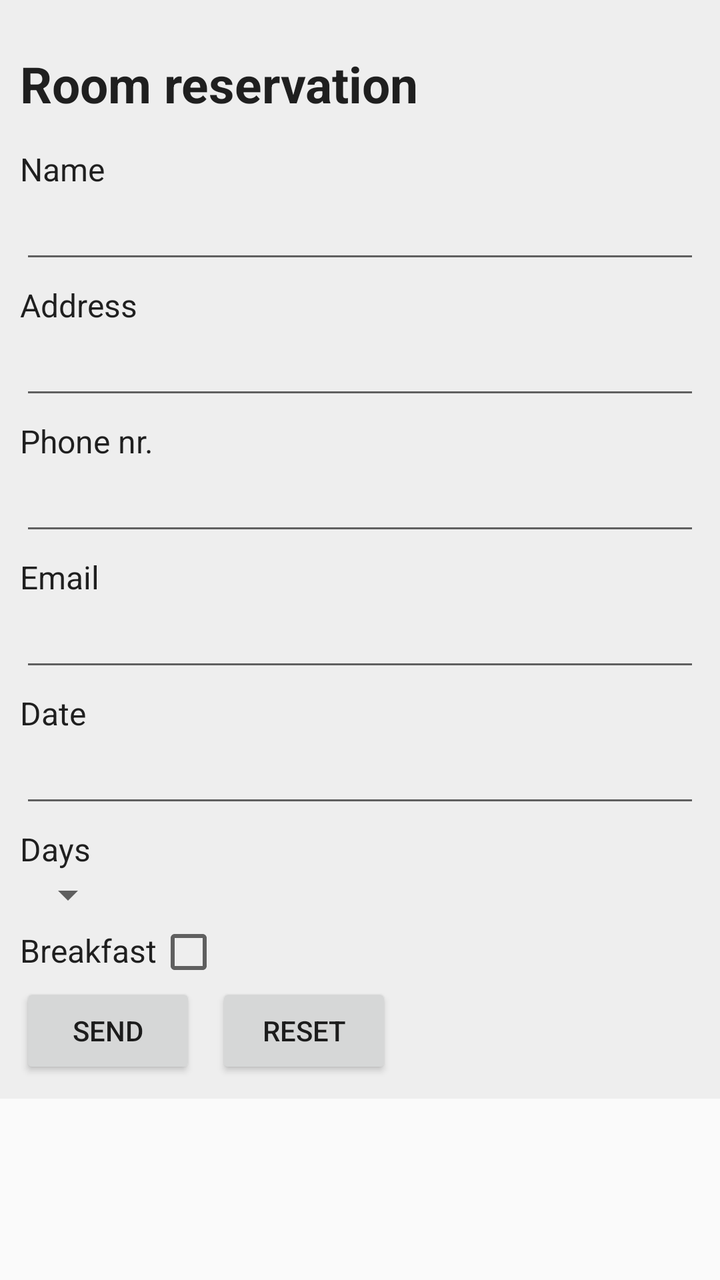
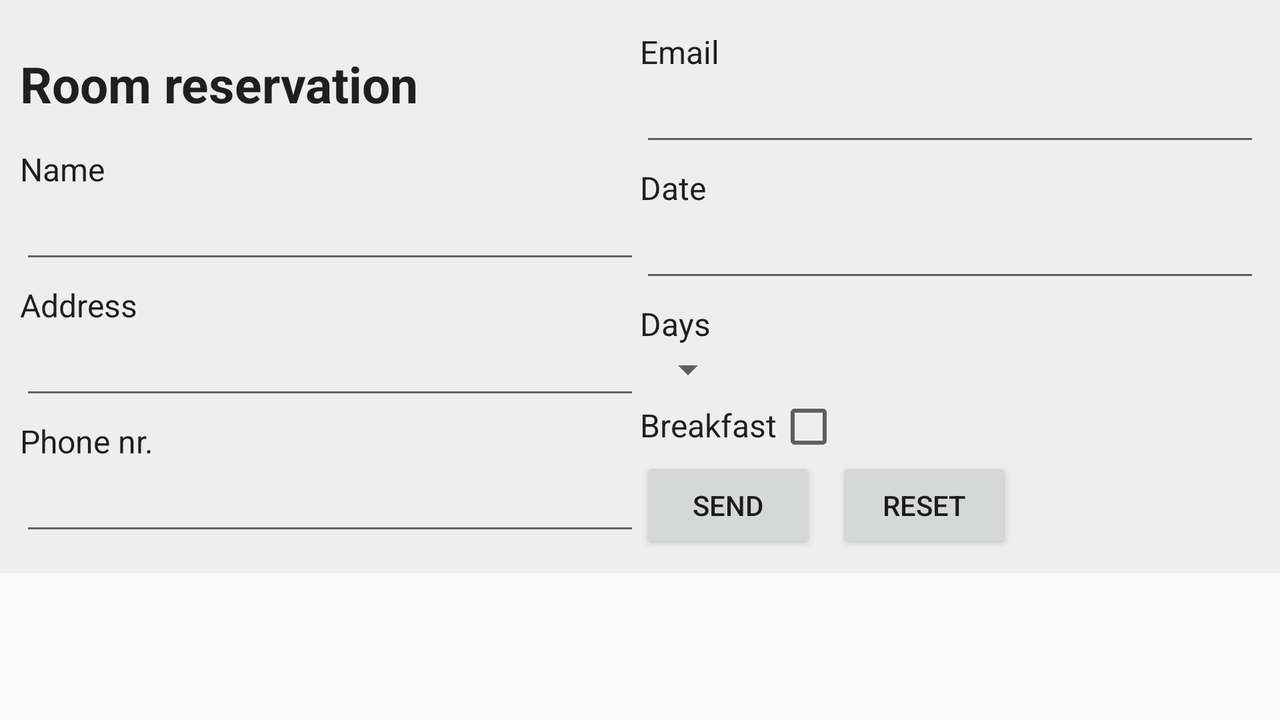

Compare how this app lays out the same screen by default and in its alternative resource folder. The renders come first, then the two layout files and the values they reference.
<!-- AndroidManifest.xml: application theme AppTheme -->
<!-- res/layout/fragment_form.xml -->
<FrameLayout xmlns:android="http://schemas.android.com/apk/res/android"
    xmlns:tools="http://schemas.android.com/tools"
    android:layout_width="match_parent"
    android:layout_height="wrap_content"
    tools:context="pef.kit.hotel.FormFragment">

    <ScrollView
        android:layout_width="fill_parent"
        android:layout_height="fill_parent">
        
        <LinearLayout
            android:layout_width="match_parent"
            android:layout_height="wrap_content"
            android:orientation="vertical"
            android:padding="10dp"
            android:focusable="true"
            android:focusableInTouchMode="true"
            android:background="#eeeeee"
            android:id="@+id/layout"
            >

            <TextView
                android:layout_width="fill_parent"
                android:layout_height="wrap_content"
                android:layout_centerInParent="true"
                android:text="@string/reservation"
                style="@style/heading"/>
            <TextView
                android:layout_width="fill_parent"
                android:layout_height="wrap_content"
                android:layout_centerInParent="true"
                android:text="@string/name"
                style="@style/label" />

            <EditText
                android:id="@+id/name"
                android:layout_width="fill_parent"
                android:layout_height="wrap_content" />

            <TextView style="@style/label"
                android:layout_width="fill_parent"
                android:layout_height="wrap_content"
                android:layout_centerInParent="true"
                android:text="@string/address" />

            <EditText
                android:id="@+id/address"
                android:layout_width="fill_parent"
                android:layout_height="wrap_content" />

            <TextView style="@style/label"
                android:layout_width="fill_parent"
                android:layout_height="wrap_content"
                android:layout_centerInParent="true"
                android:text="@string/phone" />

            <EditText
                android:id="@+id/phone"
                android:layout_width="fill_parent"
                android:layout_height="wrap_content" />

            <TextView style="@style/label"
                android:layout_width="fill_parent"
                android:layout_height="wrap_content"
                android:layout_centerInParent="true"
                android:text="@string/email" />

            <EditText
                android:id="@+id/email"
                android:layout_width="fill_parent"
                android:layout_height="wrap_content"
                android:inputType="textEmailAddress" />

            <TextView style="@style/label"
                android:layout_width="fill_parent"
                android:layout_height="wrap_content"
                android:layout_centerInParent="true"
                android:text="Date" />

            <EditText
                android:id="@+id/datum"
                android:layout_width="fill_parent"
                android:layout_height="wrap_content"
                android:onClick="ShowPicker"

                />

            <TextView style="@style/label"
                android:layout_width="fill_parent"
                android:layout_height="wrap_content"
                android:layout_centerInParent="true"
                android:text="@string/days" />

            <Spinner
                android:layout_width="wrap_content"
                android:layout_height="wrap_content"
                android:id="@+id/days">

                </Spinner>




        <LinearLayout
            android:layout_width="wrap_content"
            android:layout_height="wrap_content"
            android:orientation="horizontal">
            <TextView style="@style/label"
                android:layout_width="fill_parent"
                android:layout_height="wrap_content"
                android:layout_centerInParent="true"
                android:text="@string/breakfast" />
            <CheckBox
                android:id="@+id/breakfast"
                android:layout_width="wrap_content"
                android:layout_height="wrap_content"
                android:text="" />
        </LinearLayout>
            <LinearLayout
                android:layout_width="wrap_content"
                android:layout_height="wrap_content"
                android:orientation="horizontal">

                <Button
                    android:layout_width="wrap_content"
                    android:layout_height="wrap_content"
                    android:layout_marginRight="10dp"
                    android:id="1"
                    android:padding="10dp"
                    android:text="@string/send"
                    android:drawableLeft="@drawable/ic_action_done"/>

                <Button
                    android:layout_width="wrap_content"
                    android:layout_height="wrap_content"
                    android:id="@+id/reset"
                    android:text="@string/reset"
                    android:drawableLeft="@drawable/ic_navigation_close"/>
            </LinearLayout>

        </LinearLayout>
    </ScrollView>

</FrameLayout>
<!-- resources referenced by this layout -->
<resources>
  <string name="address">Address</string>
  <string name="breakfast">Breakfast</string>
  <string name="days">Days</string>
  <string name="email">Email</string>
  <string name="name">Name</string>
  <string name="phone">Phone nr.</string>
  <string name="reservation">Room reservation</string>
  <string name="reset">Reset</string>
  <string name="send">Send</string>
  <style name="heading" parent="AppTheme">
          <item name="android:textSize">25sp</item>
          <item name="android:textStyle">bold</item>
          <item name="android:paddingTop">15dp</item>
          <item name="android:paddingBottom">10dp</item>
      </style>
  <style name="label" parent="AppTheme">
          <item name="android:textSize">16sp</item>
          <item name="android:paddingTop">5dp</item>
      </style>
  <style name="AppTheme" parent="Theme.AppCompat.Light">
          
  
      </style>
</resources>
<!-- res/layout-land/fragment_form.xml (the author's variant of the layout above) -->
<!-- drawn on the phone turned sideways -->
<FrameLayout xmlns:android="http://schemas.android.com/apk/res/android"
    xmlns:tools="http://schemas.android.com/tools"
    android:layout_width="match_parent"
    android:layout_height="wrap_content"
    tools:context="pef.kit.hotel.FormFragment">

    <ScrollView
        android:layout_width="fill_parent"
        android:layout_height="fill_parent">
        
        <LinearLayout
            android:layout_width="match_parent"
            android:layout_height="wrap_content"
            android:orientation="horizontal"
            android:padding="10dp"
            android:focusable="true"
            android:focusableInTouchMode="true"
            android:background="#eeeeee"
            android:id="@+id/layout"
            android:weightSum="2.0">

            <LinearLayout
                android:layout_width="0dip"
                android:layout_height="wrap_content"
                android:orientation="vertical"
                android:layout_weight="1">


                <TextView
                    android:layout_width="fill_parent"
                    android:layout_height="wrap_content"
                    android:layout_centerInParent="true"
                    android:text="@string/reservation"
                    style="@style/heading" />

                <TextView
                    android:layout_width="fill_parent"
                    android:layout_height="wrap_content"
                    android:layout_centerInParent="true"
                    android:text="@string/name"
                    style="@style/label" />

                <EditText
                    android:id="@+id/name"
                    android:layout_width="fill_parent"
                    android:layout_height="wrap_content" />

                <TextView
                    style="@style/label"
                    android:layout_width="fill_parent"
                    android:layout_height="wrap_content"
                    android:layout_centerInParent="true"
                    android:text="@string/address" />

                <EditText
                    android:id="@+id/address"
                    android:layout_width="fill_parent"
                    android:layout_height="wrap_content" />

                <TextView
                    style="@style/label"
                    android:layout_width="fill_parent"
                    android:layout_height="wrap_content"
                    android:layout_centerInParent="true"
                    android:text="@string/phone" />

                <EditText
                    android:id="@+id/phone"
                    android:layout_width="fill_parent"
                    android:layout_height="wrap_content" />
            </LinearLayout>

            <LinearLayout
                android:layout_width="0dip"
                android:layout_height="wrap_content"
                android:orientation="vertical"
                android:layout_weight="1">

                <TextView
                    style="@style/label"
                    android:layout_width="fill_parent"
                    android:layout_height="wrap_content"
                    android:layout_centerInParent="true"
                    android:text="@string/email" />

                <EditText
                    android:id="@+id/email"
                    android:layout_width="fill_parent"
                    android:layout_height="wrap_content"
                    android:inputType="textEmailAddress" />

                <TextView
                    style="@style/label"
                    android:layout_width="fill_parent"
                    android:layout_height="wrap_content"
                    android:layout_centerInParent="true"
                    android:text="Date" />

                <EditText
                    android:id="@+id/datum"
                    android:layout_width="fill_parent"
                    android:layout_height="wrap_content"
                    android:onClick="ShowPicker"

                    />

                <TextView
                    style="@style/label"
                    android:layout_width="fill_parent"
                    android:layout_height="wrap_content"
                    android:layout_centerInParent="true"
                    android:text="@string/days" />

                <Spinner
                    android:layout_width="wrap_content"
                    android:layout_height="wrap_content"
                    android:id="@+id/days">

                </Spinner>

                <LinearLayout
                    android:layout_width="wrap_content"
                    android:layout_height="wrap_content"
                    android:orientation="horizontal">

                    <TextView
                        style="@style/label"
                        android:layout_width="fill_parent"
                        android:layout_height="wrap_content"
                        android:layout_centerInParent="true"
                        android:text="@string/breakfast" />

                    <CheckBox
                        android:id="@+id/breakfast"
                        android:layout_width="wrap_content"
                        android:layout_height="wrap_content"
                        android:text="" />
                </LinearLayout>

                <LinearLayout
                    android:layout_width="wrap_content"
                    android:layout_height="wrap_content"
                    android:orientation="horizontal">

                    <Button
                        android:layout_width="wrap_content"
                        android:layout_height="wrap_content"
                        android:layout_marginRight="10dp"
                        android:id="@+id/send"
                        android:padding="10dp"
                        android:text="@string/send"
                        android:drawableLeft="@drawable/ic_action_done" />

                    <Button
                        android:layout_width="wrap_content"
                        android:layout_height="wrap_content"
                        android:id="@+id/reset"
                        android:text="@string/reset"
                        android:drawableLeft="@drawable/ic_navigation_close" />
                </LinearLayout>

            </LinearLayout>
        </LinearLayout>
    </ScrollView>

</FrameLayout>
